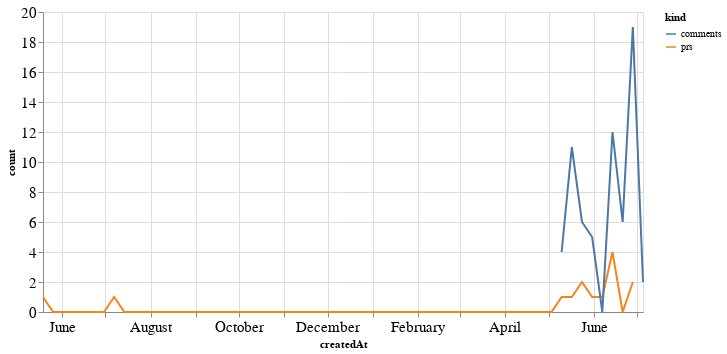

The notebook cell saved with this chart:
### Code cell
alt.Chart(total_time, width=600).mark_line().encode(
    x='createdAt',
    y='count',
    color='kind'
)

### Figure 1 — Vega-Lite specification as saved in the notebook (floating-point values rounded to 4 significant figures)
{"config": {"axisLeft": {"labelFontSize": 15}, "axisBottom": {"labelFontSize": 15}}, "data": {"name": "data-7624d08ec5643a3d2e71433422d72e31"}, "mark": "line", "encoding": {"color": {"type": "nominal", "field": "kind"}, "x": {"type": "temporal", "field": "createdAt"}, "y": {"type": "quantitative", "field": "count"}}, "width": 600, "$schema": "https://vega.github.io/schema/vega-lite/v4.8.1.json", "datasets": {"data-7624d08ec5643a3d2e71433422d72e31": [{"createdAt": "2019-05-19T00:00:00", "kind": "prs", "count": 1.0}, {"createdAt": "2019-05-26T00:00:00", "kind": "prs", "count": 0.0}, {"createdAt": "2019-06-02T00:00:00", "kind": "prs", "count": 0.0}, {"createdAt": "2019-06-09T00:00:00", "kind": "prs", "count": 0.0}, {"createdAt": "2019-06-16T00:00:00", "kind": "prs", "count": 0.0}, {"createdAt": "2019-06-23T00:00:00", "kind": "prs", "count": 0.0}, {"createdAt": "2019-06-30T00:00:00", "kind": "prs", "count": 0.0}, {"createdAt": "2019-07-07T00:00:00", "kind": "prs", "count": 1.0}, {"createdAt": "2019-07-14T00:00:00", "kind": "prs", "count": 0.0}, {"createdAt": "2019-07-21T00:00:00", "kind": "prs", "count": 0.0}, {"createdAt": "2019-07-28T00:00:00", "kind": "prs", "count": 0.0}, {"createdAt": "2019-08-04T00:00:00", "kind": "prs", "count": 0.0}, {"createdAt": "2019-08-11T00:00:00", "kind": "prs", "count": 0.0}, {"createdAt": "2019-08-18T00:00:00", "kind": "prs", "count": 0.0}, {"createdAt": "2019-08-25T00:00:00", "kind": "prs", "count": 0.0}, {"createdAt": "2019-09-01T00:00:00", "kind": "prs", "count": 0.0}, {"createdAt": "2019-09-08T00:00:00", "kind": "prs", "count": 0.0}, {"createdAt": "2019-09-15T00:00:00", "kind": "prs", "count": 0.0}, {"createdAt": "2019-09-22T00:00:00", "kind": "prs", "count": 0.0}, {"createdAt": "2019-09-29T00:00:00", "kind": "prs", "count": 0.0}, {"createdAt": "2019-10-06T00:00:00", "kind": "prs", "count": 0.0}, {"createdAt": "2019-10-13T00:00:00", "kind": "prs", "count": 0.0}, {"createdAt": "2019-10-20T00:00:00", "kind": "prs", "count": 0.0}, {"createdAt": "2019-10-27T00:00:00", "kind": "prs", "count": 0.0}, {"createdAt": "2019-11-03T00:00:00", "kind": "prs", "count": 0.0}, {"createdAt": "2019-11-10T00:00:00", "kind": "prs", "count": 0.0}, {"createdAt": "2019-11-17T00:00:00", "kind": "prs", "count": 0.0}, {"createdAt": "2019-11-24T00:00:00", "kind": "prs", "count": 0.0}, {"createdAt": "2019-12-01T00:00:00", "kind": "prs", "count": 0.0}, {"createdAt": "2019-12-08T00:00:00", "kind": "prs", "count": 0.0}, {"createdAt": "2019-12-15T00:00:00", "kind": "prs", "count": 0.0}, {"createdAt": "2019-12-22T00:00:00", "kind": "prs", "count": 0.0}, {"createdAt": "2019-12-29T00:00:00", "kind": "prs", "count": 0.0}, {"createdAt": "2020-01-05T00:00:00", "kind": "prs", "count": 0.0}, {"createdAt": "2020-01-12T00:00:00", "kind": "prs", "count": 0.0}, {"createdAt": "2020-01-19T00:00:00", "kind": "prs", "count": 0.0}, {"createdAt": "2020-01-26T00:00:00", "kind": "prs", "count": 0.0}, {"createdAt": "2020-02-02T00:00:00", "kind": "prs", "count": 0.0}, {"createdAt": "2020-02-09T00:00:00", "kind": "prs", "count": 0.0}, {"createdAt": "2020-02-16T00:00:00", "kind": "prs", "count": 0.0}, {"createdAt": "2020-02-23T00:00:00", "kind": "prs", "count": 0.0}, {"createdAt": "2020-03-01T00:00:00", "kind": "prs", "count": 0.0}, {"createdAt": "2020-03-08T00:00:00", "kind": "prs", "count": 0.0}, {"createdAt": "2020-03-15T00:00:00", "kind": "prs", "count": 0.0}, {"createdAt": "2020-03-22T00:00:00", "kind": "prs", "count": 0.0}, {"createdAt": "2020-03-29T00:00:00", "kind": "prs", "count": 0.0}, {"createdAt": "2020-04-05T00:00:00", "kind": "prs", "count": 0.0}, {"createdAt": "2020-04-12T00:00:00", "kind": "prs", "count": 0.0}, {"createdAt": "2020-04-19T00:00:00", "kind": "prs", "count": 0.0}, {"createdAt": "2020-04-26T00:00:00", "kind": "prs", "count": 0.0}, {"createdAt": "2020-05-03T00:00:00", "kind": "prs", "count": 0.0}, {"createdAt": "2020-05-10T00:00:00", "kind": "prs", "count": 1.0}, {"createdAt": "2020-05-17T00:00:00", "kind": "prs", "count": 1.0}, {"createdAt": "2020-05-24T00:00:00", "kind": "prs", "count": 2.0}, {"createdAt": "2020-05-31T00:00:00", "kind": "prs", "count": 1.0}, {"createdAt": "2020-06-07T00:00:00", "kind": "prs", "count": 1.0}, {"createdAt": "2020-06-14T00:00:00", "kind": "prs", "count": 4.0}, {"createdAt": "2020-06-21T00:00:00", "kind": "prs", "count": 0.0}, {"createdAt": "2020-06-28T00:00:00", "kind": "prs", "count": 2.0}, {"createdAt": "2020-07-05T00:00:00", "kind": "prs", "count": null}, {"createdAt": "2019-05-19T00:00:00", "kind": "comments", "count": null}, {"createdAt": "2019-05-26T00:00:00", "kind": "comments", "count": null}, {"createdAt": "2019-06-02T00:00:00", "kind": "comments", "count": null}, {"createdAt": "2019-06-09T00:00:00", "kind": "comments", "count": null}, {"createdAt": "2019-06-16T00:00:00", "kind": "comments", "count": null}, {"createdAt": "2019-06-23T00:00:00", "kind": "comments", "count": null}, {"createdAt": "2019-06-30T00:00:00", "kind": "comments", "count": null}, {"createdAt": "2019-07-07T00:00:00", "kind": "comments", "count": null}, {"createdAt": "2019-07-14T00:00:00", "kind": "comments", "count": null}, {"createdAt": "2019-07-21T00:00:00", "kind": "comments", "count": null}, {"createdAt": "2019-07-28T00:00:00", "kind": "comments", "count": null}, {"createdAt": "2019-08-04T00:00:00", "kind": "comments", "count": null}, {"createdAt": "2019-08-11T00:00:00", "kind": "comments", "count": null}, {"createdAt": "2019-08-18T00:00:00", "kind": "comments", "count": null}, {"createdAt": "2019-08-25T00:00:00", "kind": "comments", "count": null}, {"createdAt": "2019-09-01T00:00:00", "kind": "comments", "count": null}, {"createdAt": "2019-09-08T00:00:00", "kind": "comments", "count": null}, {"createdAt": "2019-09-15T00:00:00", "kind": "comments", "count": null}, {"createdAt": "2019-09-22T00:00:00", "kind": "comments", "count": null}, {"createdAt": "2019-09-29T00:00:00", "kind": "comments", "count": null}, {"createdAt": "2019-10-06T00:00:00", "kind": "comments", "count": null}, {"createdAt": "2019-10-13T00:00:00", "kind": "comments", "count": null}, {"createdAt": "2019-10-20T00:00:00", "kind": "comments", "count": null}, {"createdAt": "2019-10-27T00:00:00", "kind": "comments", "count": null}, {"createdAt": "2019-11-03T00:00:00", "kind": "comments", "count": null}, {"createdAt": "2019-11-10T00:00:00", "kind": "comments", "count": null}, {"createdAt": "2019-11-17T00:00:00", "kind": "comments", "count": null}, {"createdAt": "2019-11-24T00:00:00", "kind": "comments", "count": null}, {"createdAt": "2019-12-01T00:00:00", "kind": "comments", "count": null}, {"createdAt": "2019-12-08T00:00:00", "kind": "comments", "count": null}, {"createdAt": "2019-12-15T00:00:00", "kind": "comments", "count": null}, {"createdAt": "2019-12-22T00:00:00", "kind": "comments", "count": null}, {"createdAt": "2019-12-29T00:00:00", "kind": "comments", "count": null}, {"createdAt": "2020-01-05T00:00:00", "kind": "comments", "count": null}, {"createdAt": "2020-01-12T00:00:00", "kind": "comments", "count": null}, {"createdAt": "2020-01-19T00:00:00", "kind": "comments", "count": null}, {"createdAt": "2020-01-26T00:00:00", "kind": "comments", "count": null}, {"createdAt": "2020-02-02T00:00:00", "kind": "comments", "count": null}, {"createdAt": "2020-02-09T00:00:00", "kind": "comments", "count": null}, {"createdAt": "2020-02-16T00:00:00", "kind": "comments", "count": null}, {"createdAt": "2020-02-23T00:00:00", "kind": "comments", "count": null}, {"createdAt": "2020-03-01T00:00:00", "kind": "comments", "count": null}, {"createdAt": "2020-03-08T00:00:00", "kind": "comments", "count": null}, {"createdAt": "2020-03-15T00:00:00", "kind": "comments", "count": null}, {"createdAt": "2020-03-22T00:00:00", "kind": "comments", "count": null}, {"createdAt": "2020-03-29T00:00:00", "kind": "comments", "count": null}, {"createdAt": "2020-04-05T00:00:00", "kind": "comments", "count": null}, {"createdAt": "2020-04-12T00:00:00", "kind": "comments", "count": null}, {"createdAt": "2020-04-19T00:00:00", "kind": "comments", "count": null}, {"createdAt": "2020-04-26T00:00:00", "kind": "comments", "count": null}, {"createdAt": "2020-05-03T00:00:00", "kind": "comments", "count": null}, {"createdAt": "2020-05-10T00:00:00", "kind": "comments", "count": 4.0}, {"createdAt": "2020-05-17T00:00:00", "kind": "comments", "count": 11.0}, {"createdAt": "2020-05-24T00:00:00", "kind": "comments", "count": 6.0}, {"createdAt": "2020-05-31T00:00:00", "kind": "comments", "count": 5.0}, {"createdAt": "2020-06-07T00:00:00", "kind": "comments", "count": 0.0}, {"createdAt": "2020-06-14T00:00:00", "kind": "comments", "count": 12.0}, {"createdAt": "2020-06-21T00:00:00", "kind": "comments", "count": 6.0}, {"createdAt": "2020-06-28T00:00:00", "kind": "comments", "count": 19.0}, {"createdAt": "2020-07-05T00:00:00", "kind": "comments", "count": 2.0}]}}
